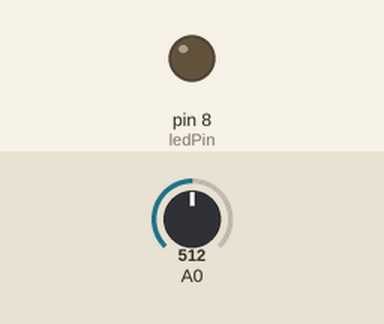
Simulated run of this sketch. Board: Arduino Uno, built with avr-gcc and run on an emulated ATmega328P. Parts: output pins drawn as LEDs (lit = HIGH). Inputs (shaded band) come from the test bench; at power-on: A0 = 512. What the sketch prints to the serial monitor is not drawn.

Above: at 1.2 s.
1.3 s: A0 set to 716
At 1.7 s:
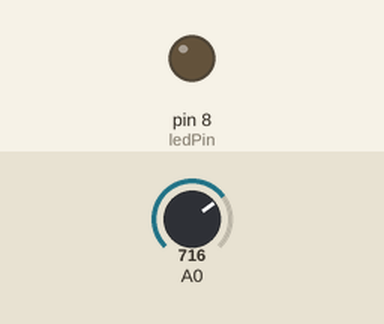
2.9 s: A0 set to 900
At 4.2 s:
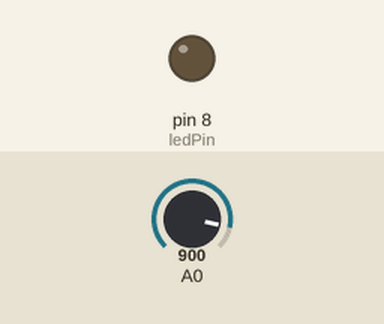
Timing chart, 0 to 5.9 s (numbered marks = the images above; inputs shaded):
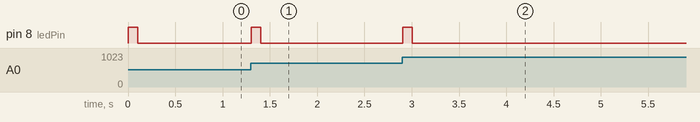

Measured:
- after the input at 1.3 s, pin 8 (ledPin): LOW → HIGH at once, → LOW 0.10 s later
- after the input at 2.9 s, pin 8 (ledPin): LOW → HIGH at once, → LOW 0.10 s later

The sketch:

bio-sintetizador.ino
```cpp
// Variables globales
int lastValue = 0;
int threshold = 8; // Sensibilidad para detectar cambios
const int ledPin = 8; // Pin para el LED verde

// --- CONFIGURACIÓN DE MODO ---
// true: Imprime texto legible para probar en Wokwi
// false: Envía comandos MIDI reales (úselo en la vida real con Hairless MIDI)
bool modoSimulacion = false;

void setup() {
  Serial.begin(115200); // Velocidad estándar para Hairless MIDI
  pinMode(ledPin, OUTPUT); // Configuramos el pin del LED como salida

  if(modoSimulacion) {
    Serial.println("--- Bio-Sintetizador Iniciado en Modo Simulación ---");
    Serial.println("Mueve el potenciometro para simular los impulsos electricos.");
  }
}

void loop() {
  // Leemos el voltaje en el pin A0 (Divisor de tensión)
  int sensorValue = analogRead(A0);

  // Verificamos si la "planta" generó un cambio significativo
  if (abs(sensorValue - lastValue) > threshold) {

    // Mapeamos el valor a notas MIDI audibles (36 a 96)
    int note = map(sensorValue, 0, 1023, 36, 96);
    int velocity = 80; // Volumen de la nota (0-127)

    digitalWrite(ledPin, HIGH); // Encendemos el LED verde

    if (modoSimulacion) {
      // Visualizamos en consola de Wokwi
      Serial.print("Lectura: ");
      Serial.print(sensorValue);
      Serial.print(" \t--> Nota MIDI: ");
      Serial.println(note);
      delay(100); // Mantenemos el LED encendido un instante en simulación
    } else {
      // Modo Real: Enviamos los comandos MIDI por el puerto Serial
      sendMIDI(0x90, note, velocity); // 0x90 es el comando MIDI para "Note On"
      delay(100);                     // Sostenemos la nota un momento
      sendMIDI(0x80, note, 0);        // 0x80 es el comando MIDI para "Note Off"
    }

    digitalWrite(ledPin, LOW); // Apagamos el LED verde al terminar la nota
    lastValue = sensorValue;
  }

  delay(50); // Estabilización
}

// Función para enviar mensajes MIDI de 3 bytes
void sendMIDI(byte status, byte data1, byte data2) {
  Serial.write(status);
  Serial.write(data1);
  Serial.write(data2);
}
```
